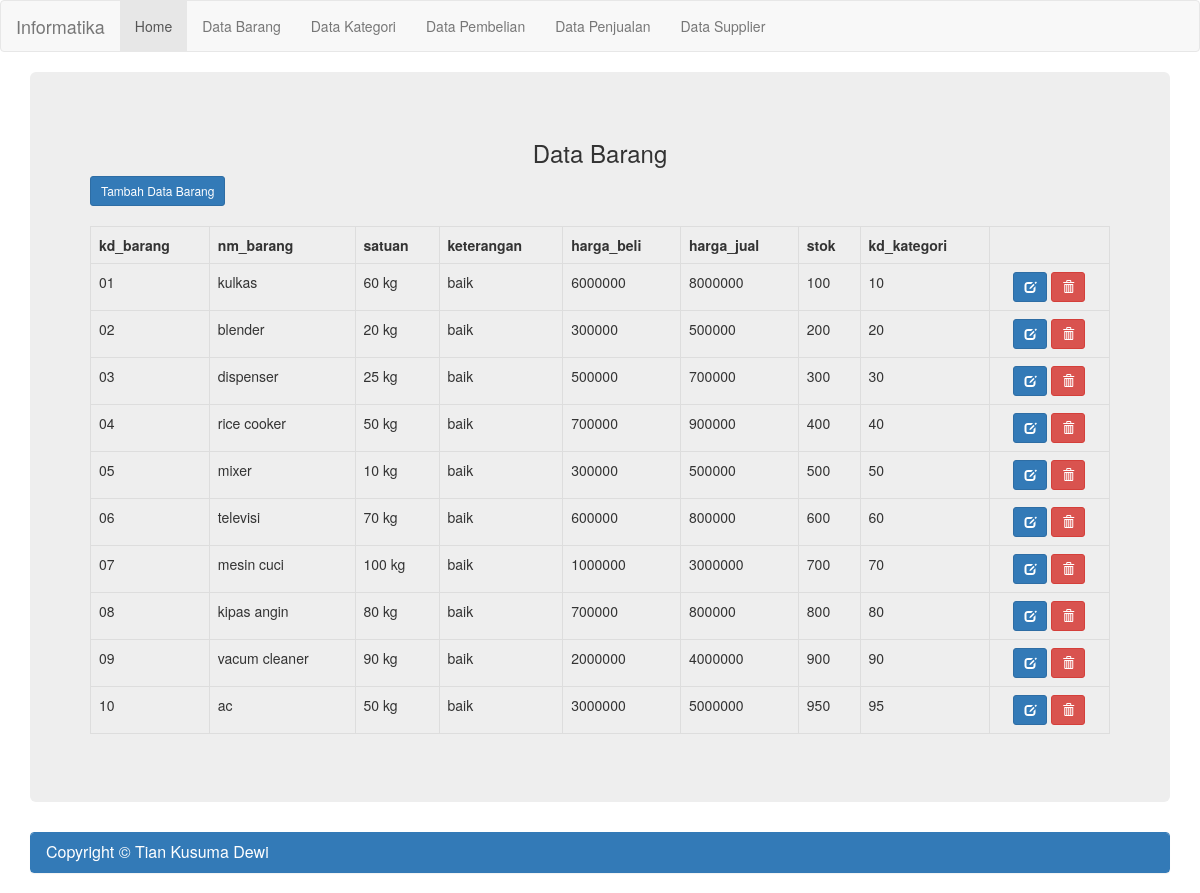
The app's page /tugas_tian/index.php?halaman=data_barang with its own data.
### tables this page shows
CREATE TABLE IF NOT EXISTS `data_barang` (
  `kd_barang` char(5) NOT NULL,
  `nm_barang` varchar(100) NOT NULL,
  `satuan` varchar(20) NOT NULL,
  `keterangan` varchar(100) NOT NULL,
  `harga_beli` int(10) NOT NULL,
  `harga_jual` int(10) NOT NULL,
  `stok` int(10) NOT NULL,
  `kd_kategori` char(3) NOT NULL
);

### tugas_tian/data_barang.php (the view, shortened to what this page needs)
<?php
include("koneksi.php");
?>
<h3 align="center">Data Barang</h3>
<a href="?halaman=data_barang_tambah" class="btn btn-primary btn-sm">Tambah Data Barang</a><br /><br />
<div class="table-responsive">
<table class="table table-bordered table-hover">
	<tr>
		<th>kd_barang</th>
		<th>nm_barang</th>
		<th>satuan</th>
		<th>keterangan</th>
		<th>harga_beli</th>
		<th>harga_jual</th>
		<th>stok</th>
		<th>kd_kategori</th>
	</tr>
<?php
	$query=("SELECT * FROM data_barang");
	$lihat = mysqli_query($koneksi, $query) or die('Error, query failed. ' . mysqli_error());
	while($r=mysqli_fetch_array($lihat)){
?>
	<tr>
		<td><?php echo"$r[kd_barang]";?></td>
		<td><?php echo"$r[nm_barang]";?></td>
		<td><?php echo"$r[satuan]";?></td>
		<td><?php echo"$r[keterangan]";?></td>
		<td><?php echo"$r[harga_beli]";?></td>
		<td><?php echo"$r[harga_jual]";?></td>
		<td><?php echo"$r[stok]";?></td>
		<td><?php echo"$r[kd_kategori]";?></td>
		<td align="center">
			<a href="?halaman=data_barang_edit&id=<?php echo"$r[kd_barang]";?>" title="Edit Data"
			class="btn btn-primary btn-sm"><span class="glyphicon glyphicon-edit" aria-hidden="true"></span></a>
			<a herf="?halaman=data_barang_hapus&id=<?php echo"$r[kd_barang]";?>" title="Hapus Data"
			class="btn btn-danger btn-sm"><span class="glyphicon glyphicon-trash" aria-hidden="true"></span></a>
	</tr>
<?php
} ?>
</table>
</div>

### tugas_tian/index.php (shortened to what this page needs)
<!DOCTYPE html>
<html>
<head>
	<link rel="stylesheet" type="text/css" href="css/bootstrap.css">
</head>
<body>
		<nav class="navbar navbar-default navabar-fixed-top" role="navigation">
			<div class="navbar-header">
				<a class="navbar-brand" href="#">Informatika</a>
			</div>
			<div>
				<ul class="nav navbar-nav">
					<li class="active"><a href="?halaman=default">Home</a></li>
					<li><a href="?halaman=data_barang">Data Barang</a></li>
					<li><a href="?halaman=data_kategori">Data Kategori</a></li>
					<li><a href="?halaman=data_pembelian">Data Pembelian</a></li>
					<li><a href="?halaman=data_penjualan">Data Penjualan</a></li>
					<li><a href="?halaman=data_supplier">Data Supplier</a></li>
				</ul>
			</div>
		</nav>
			<div class="container">
		<div>
			<div class="jumbotron">
			<?php
			include("halaman.php");
			?>
			</div>
			<div class="panel panel-primary">
				<div class="panel-heading">
					<h3 class="panel-title">Copyright &copy; Tian Kusuma Dewi</h3>
				</div>
			</div>
		</div>
	</div>
</body>
</html>

### tugas_tian/halaman.php (shortened to what this page needs)
<?php
$halaman=(isset($_GET['halaman'])) ?$_GET['halaman']:"default";
switch($halaman){
	case'data_barang':include"data_barang.php";break;
}
?>

### records on screen
data_barang: kd_barang "01", nm_barang "kulkas", satuan "60 kg", keterangan "baik", harga_beli "6000000", harga_jual "8000000", stok "100", kd_kategori "10"
data_barang: kd_barang "02", nm_barang "blender", satuan "20 kg", keterangan "baik", harga_beli "300000", harga_jual "500000", stok "200", kd_kategori "20"
data_barang: kd_barang "03", nm_barang "dispenser", satuan "25 kg", keterangan "baik", harga_beli "500000", harga_jual "700000", stok "300", kd_kategori "30"
data_barang: kd_barang "04", nm_barang "rice cooker", satuan "50 kg", keterangan "baik", harga_beli "700000", harga_jual "900000", stok "400", kd_kategori "40"
data_barang: kd_barang "05", nm_barang "mixer", satuan "10 kg", keterangan "baik", harga_beli "300000", harga_jual "500000", stok "500", kd_kategori "50"
data_barang: kd_barang "06", nm_barang "televisi", satuan "70 kg", keterangan "baik", harga_beli "600000", harga_jual "800000", stok "600", kd_kategori "60"
data_barang: kd_barang "07", nm_barang "mesin cuci", satuan "100 kg", keterangan "baik", harga_beli "1000000", harga_jual "3000000", stok "700", kd_kategori "70"
data_barang: kd_barang "08", nm_barang "kipas angin", satuan "80 kg", keterangan "baik", harga_beli "700000", harga_jual "800000", stok "800", kd_kategori "80"
data_barang: kd_barang "09", nm_barang "vacum cleaner", satuan "90 kg", keterangan "baik", harga_beli "2000000", harga_jual "4000000", stok "900", kd_kategori "90"
data_barang: kd_barang "10", nm_barang "ac", satuan "50 kg", keterangan "baik", harga_beli "3000000", harga_jual "5000000", stok "950", kd_kategori "95"
